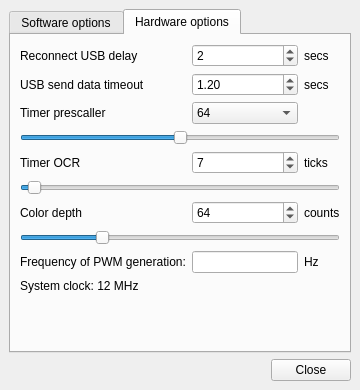
<?xml version="1.0" encoding="UTF-8"?>
<ui version="4.0">
 <class>MainWindow</class>
 <widget class="QMainWindow" name="MainWindow">
  <property name="geometry">
   <rect>
    <x>0</x>
    <y>0</y>
    <width>360</width>
    <height>390</height>
   </rect>
  </property>
  <property name="windowTitle">
   <string>Ambilight USB - Settings</string>
  </property>
  <property name="windowIcon">
   <iconset resource="../res_ambilight.qrc">
    <normaloff>:/icons/settings.png</normaloff>:/icons/settings.png</iconset>
  </property>
  <property name="locale">
   <locale language="English" country="UnitedStates"/>
  </property>
  <widget class="QWidget" name="centralwidget">
   <layout class="QVBoxLayout" name="verticalLayout">
    <item>
     <widget class="QTabWidget" name="tabWidget">
      <property name="currentIndex">
       <number>1</number>
      </property>
      <widget class="QWidget" name="tabSoftwareOptions">
       <attribute name="title">
        <string>Software options</string>
       </attribute>
       <layout class="QVBoxLayout" name="verticalLayout_2">
        <item>
         <layout class="QGridLayout" name="gridLayout" rowstretch="0,0,0,0,0,0,0,0" rowminimumheight="0,0,0,0,0,0,0,0">
          <item row="0" column="0">
           <widget class="QLabel" name="label_UpdateDelay">
            <property name="text">
             <string>Refresh ambilight delay</string>
            </property>
           </widget>
          </item>
          <item row="0" column="1">
           <widget class="QSpinBox" name="spinBox_UpdateDelay">
            <property name="minimum">
             <number>0</number>
            </property>
            <property name="maximum">
             <number>1000</number>
            </property>
            <property name="value">
             <number>20</number>
            </property>
           </widget>
          </item>
          <item row="0" column="2">
           <widget class="QLabel" name="label_ms">
            <property name="text">
             <string>ms</string>
            </property>
           </widget>
          </item>
          <item row="4" column="0">
           <widget class="QLabel" name="label_height">
            <property name="text">
             <string>Height</string>
            </property>
           </widget>
          </item>
          <item row="4" column="1">
           <widget class="QSpinBox" name="spinBox_HeightAmbilight">
            <property name="minimum">
             <number>1</number>
            </property>
            <property name="maximum">
             <number>800</number>
            </property>
            <property name="value">
             <number>400</number>
            </property>
           </widget>
          </item>
          <item row="4" column="2">
           <widget class="QLabel" name="label_sec_4">
            <property name="text">
             <string>pixels</string>
            </property>
           </widget>
          </item>
          <item row="6" column="0">
           <widget class="QLabel" name="label_width">
            <property name="text">
             <string>Width</string>
            </property>
           </widget>
          </item>
          <item row="6" column="2">
           <widget class="QLabel" name="label_sec_5">
            <property name="text">
             <string>pixels</string>
            </property>
           </widget>
          </item>
          <item row="1" column="0">
           <widget class="QLabel" name="label_UpdateDelayEval">
            <property name="text">
             <string>Refresh ambilight evaluated</string>
            </property>
           </widget>
          </item>
          <item row="1" column="1">
           <widget class="QLineEdit" name="lineEdit_RefreshAmbilihtEvaluated">
            <property name="enabled">
             <bool>true</bool>
            </property>
            <property name="readOnly">
             <bool>true</bool>
            </property>
           </widget>
          </item>
          <item row="1" column="2">
           <widget class="QLabel" name="label_hz">
            <property name="text">
             <string>Hz</string>
            </property>
           </widget>
          </item>
          <item row="5" column="0" colspan="3">
           <widget class="QSlider" name="horizontalSliderHeight">
            <property name="minimum">
             <number>1</number>
            </property>
            <property name="maximum">
             <number>800</number>
            </property>
            <property name="value">
             <number>400</number>
            </property>
            <property name="orientation">
             <enum>Qt::Horizontal</enum>
            </property>
           </widget>
          </item>
          <item row="2" column="0" colspan="3">
           <widget class="QCheckBox" name="checkBox_ShowPixelsAmbilight">
            <property name="text">
             <string>Show pixels for ambilight</string>
            </property>
           </widget>
          </item>
          <item row="6" column="1">
           <widget class="QSpinBox" name="spinBox_WidthAmbilight">
            <property name="minimum">
             <number>1</number>
            </property>
            <property name="maximum">
             <number>1280</number>
            </property>
            <property name="value">
             <number>200</number>
            </property>
           </widget>
          </item>
          <item row="7" column="0" colspan="3">
           <widget class="QSlider" name="horizontalSliderWidth">
            <property name="minimum">
             <number>1</number>
            </property>
            <property name="maximum">
             <number>1280</number>
            </property>
            <property name="value">
             <number>200</number>
            </property>
            <property name="orientation">
             <enum>Qt::Horizontal</enum>
            </property>
           </widget>
          </item>
         </layout>
        </item>
        <item>
         <layout class="QGridLayout" name="gridLayout_3">
          <item row="1" column="0">
           <widget class="QLabel" name="label_WB_Red">
            <property name="text">
             <string>Red</string>
            </property>
            <property name="alignment">
             <set>Qt::AlignCenter</set>
            </property>
           </widget>
          </item>
          <item row="1" column="1">
           <widget class="QLabel" name="label_WB_Green">
            <property name="text">
             <string>Green</string>
            </property>
            <property name="alignment">
             <set>Qt::AlignCenter</set>
            </property>
           </widget>
          </item>
          <item row="1" column="2">
           <widget class="QLabel" name="label_WB_Blue">
            <property name="text">
             <string>Blue</string>
            </property>
            <property name="alignment">
             <set>Qt::AlignCenter</set>
            </property>
           </widget>
          </item>
          <item row="2" column="0">
           <widget class="QDoubleSpinBox" name="doubleSpinBox_WB_Red">
            <property name="decimals">
             <number>3</number>
            </property>
            <property name="minimum">
             <double>0.200000000000000</double>
            </property>
            <property name="maximum">
             <double>2.000000000000000</double>
            </property>
            <property name="singleStep">
             <double>0.010000000000000</double>
            </property>
            <property name="value">
             <double>1.000000000000000</double>
            </property>
           </widget>
          </item>
          <item row="2" column="1">
           <widget class="QDoubleSpinBox" name="doubleSpinBox_WB_Green">
            <property name="decimals">
             <number>3</number>
            </property>
            <property name="minimum">
             <double>0.200000000000000</double>
            </property>
            <property name="maximum">
             <double>2.000000000000000</double>
            </property>
            <property name="singleStep">
             <double>0.010000000000000</double>
            </property>
            <property name="value">
             <double>1.000000000000000</double>
            </property>
           </widget>
          </item>
          <item row="2" column="2">
           <widget class="QDoubleSpinBox" name="doubleSpinBox_WB_Blue">
            <property name="decimals">
             <number>3</number>
            </property>
            <property name="minimum">
             <double>0.200000000000000</double>
            </property>
            <property name="maximum">
             <double>2.000000000000000</double>
            </property>
            <property name="singleStep">
             <double>0.010000000000000</double>
            </property>
            <property name="value">
             <double>1.000000000000000</double>
            </property>
           </widget>
          </item>
          <item row="0" column="0" colspan="3">
           <widget class="QLabel" name="label_WhiteBalance">
            <property name="text">
             <string>White balance</string>
            </property>
            <property name="alignment">
             <set>Qt::AlignCenter</set>
            </property>
           </widget>
          </item>
         </layout>
        </item>
        <item>
         <spacer name="verticalSpacer">
          <property name="orientation">
           <enum>Qt::Vertical</enum>
          </property>
          <property name="sizeHint" stdset="0">
           <size>
            <width>20</width>
            <height>0</height>
           </size>
          </property>
         </spacer>
        </item>
       </layout>
      </widget>
      <widget class="QWidget" name="tabHardwareOptions">
       <attribute name="title">
        <string>Hardware options</string>
       </attribute>
       <layout class="QVBoxLayout" name="verticalLayout_3">
        <item>
         <layout class="QGridLayout" name="gridLayout_2">
          <item row="2" column="0">
           <widget class="QLabel" name="label_HW_TimPrescaller">
            <property name="toolTip">
             <string>Sets prescaller of the timer that generates PWM on HC595</string>
            </property>
            <property name="text">
             <string>Timer prescaller</string>
            </property>
           </widget>
          </item>
          <item row="2" column="1">
           <widget class="QComboBox" name="comboBox_HW_Prescaller">
            <property name="currentIndex">
             <number>2</number>
            </property>
            <item>
             <property name="text">
              <string>1</string>
             </property>
            </item>
            <item>
             <property name="text">
              <string>8</string>
             </property>
            </item>
            <item>
             <property name="text">
              <string>64</string>
             </property>
            </item>
            <item>
             <property name="text">
              <string>256</string>
             </property>
            </item>
            <item>
             <property name="text">
              <string>1024</string>
             </property>
            </item>
           </widget>
          </item>
          <item row="3" column="0" colspan="3">
           <widget class="QSlider" name="horizontalSlider_HW_Prescaller">
            <property name="minimum">
             <number>0</number>
            </property>
            <property name="maximum">
             <number>4</number>
            </property>
            <property name="pageStep">
             <number>1</number>
            </property>
            <property name="value">
             <number>2</number>
            </property>
            <property name="orientation">
             <enum>Qt::Horizontal</enum>
            </property>
           </widget>
          </item>
          <item row="4" column="0">
           <widget class="QLabel" name="label_HW_TimerOCR">
            <property name="toolTip">
             <string>Sets output compate register (OCR) value of the timer that generates PWM on HC595</string>
            </property>
            <property name="text">
             <string>Timer OCR</string>
            </property>
           </widget>
          </item>
          <item row="4" column="1">
           <widget class="QSpinBox" name="spinBox_HW_OCR">
            <property name="minimum">
             <number>1</number>
            </property>
            <property name="maximum">
             <number>255</number>
            </property>
            <property name="value">
             <number>7</number>
            </property>
           </widget>
          </item>
          <item row="4" column="2">
           <widget class="QLabel" name="label_HW_Ticks">
            <property name="text">
             <string>ticks</string>
            </property>
           </widget>
          </item>
          <item row="0" column="0">
           <widget class="QLabel" name="label_Reconnect">
            <property name="text">
             <string>Reconnect USB delay</string>
            </property>
           </widget>
          </item>
          <item row="0" column="1">
           <widget class="QSpinBox" name="spinBox_ReconnectDelay">
            <property name="minimum">
             <number>1</number>
            </property>
            <property name="value">
             <number>2</number>
            </property>
           </widget>
          </item>
          <item row="0" column="2">
           <widget class="QLabel" name="label_sec">
            <property name="text">
             <string>secs</string>
            </property>
           </widget>
          </item>
          <item row="1" column="0">
           <widget class="QLabel" name="label_USBSendDataTimeout">
            <property name="text">
             <string>USB send data timeout</string>
            </property>
           </widget>
          </item>
          <item row="1" column="1">
           <widget class="QDoubleSpinBox" name="doubleSpinBoxUsbSendDataTimeout">
            <property name="minimum">
             <double>0.200000000000000</double>
            </property>
            <property name="maximum">
             <double>20.000000000000000</double>
            </property>
            <property name="singleStep">
             <double>0.200000000000000</double>
            </property>
            <property name="value">
             <double>1.200000000000000</double>
            </property>
           </widget>
          </item>
          <item row="1" column="2">
           <widget class="QLabel" name="label_sec_6">
            <property name="text">
             <string>secs</string>
            </property>
           </widget>
          </item>
          <item row="5" column="0" colspan="3">
           <widget class="QSlider" name="horizontalSlider_HW_OCR">
            <property name="minimum">
             <number>1</number>
            </property>
            <property name="maximum">
             <number>255</number>
            </property>
            <property name="pageStep">
             <number>1</number>
            </property>
            <property name="value">
             <number>7</number>
            </property>
            <property name="orientation">
             <enum>Qt::Horizontal</enum>
            </property>
           </widget>
          </item>
          <item row="10" column="2">
           <widget class="QLabel" name="label_4">
            <property name="text">
             <string>Hz</string>
            </property>
           </widget>
          </item>
          <item row="11" column="0" colspan="3">
           <widget class="QLabel" name="label">
            <property name="text">
             <string>System clock: 12 MHz</string>
            </property>
           </widget>
          </item>
          <item row="10" column="0">
           <widget class="QLabel" name="label_2">
            <property name="text">
             <string>Frequency of PWM generation:</string>
            </property>
           </widget>
          </item>
          <item row="6" column="0">
           <widget class="QLabel" name="label_HW_ColorDepth">
            <property name="toolTip">
             <string>Sets the number of levels in PWM generation for each channel</string>
            </property>
            <property name="text">
             <string>Color depth</string>
            </property>
           </widget>
          </item>
          <item row="7" column="0" colspan="3">
           <widget class="QSlider" name="horizontalSlider_HW_ColorDepth">
            <property name="minimum">
             <number>2</number>
            </property>
            <property name="maximum">
             <number>255</number>
            </property>
            <property name="pageStep">
             <number>3</number>
            </property>
            <property name="value">
             <number>64</number>
            </property>
            <property name="orientation">
             <enum>Qt::Horizontal</enum>
            </property>
           </widget>
          </item>
          <item row="6" column="1">
           <widget class="QSpinBox" name="spinBox_HW_ColorDepth">
            <property name="minimum">
             <number>2</number>
            </property>
            <property name="maximum">
             <number>255</number>
            </property>
            <property name="singleStep">
             <number>1</number>
            </property>
            <property name="value">
             <number>64</number>
            </property>
           </widget>
          </item>
          <item row="6" column="2">
           <widget class="QLabel" name="label_HW_ColorDepth_counts">
            <property name="text">
             <string>counts</string>
            </property>
           </widget>
          </item>
          <item row="10" column="1">
           <widget class="QLineEdit" name="lineEdit_PWM_Frequency">
            <property name="readOnly">
             <bool>true</bool>
            </property>
           </widget>
          </item>
         </layout>
        </item>
        <item>
         <spacer name="verticalSpacer_2">
          <property name="orientation">
           <enum>Qt::Vertical</enum>
          </property>
          <property name="sizeHint" stdset="0">
           <size>
            <width>20</width>
            <height>40</height>
           </size>
          </property>
         </spacer>
        </item>
       </layout>
      </widget>
     </widget>
    </item>
    <item>
     <layout class="QHBoxLayout" name="horizontalLayout">
      <item>
       <spacer name="horizontalSpacer_2">
        <property name="orientation">
         <enum>Qt::Horizontal</enum>
        </property>
        <property name="sizeHint" stdset="0">
         <size>
          <width>37</width>
          <height>17</height>
         </size>
        </property>
       </spacer>
      </item>
      <item>
       <widget class="QPushButton" name="pushButton_Close">
        <property name="text">
         <string>Close</string>
        </property>
       </widget>
      </item>
     </layout>
    </item>
   </layout>
  </widget>
 </widget>
 <tabstops>
  <tabstop>spinBox_UpdateDelay</tabstop>
  <tabstop>spinBox_HeightAmbilight</tabstop>
  <tabstop>spinBox_WidthAmbilight</tabstop>
 </tabstops>
 <resources>
  <include location="../res_ambilight.qrc"/>
 </resources>
 <connections>
  <connection>
   <sender>horizontalSliderWidth</sender>
   <signal>valueChanged(int)</signal>
   <receiver>spinBox_WidthAmbilight</receiver>
   <slot>setValue(int)</slot>
   <hints>
    <hint type="sourcelabel">
     <x>170</x>
     <y>264</y>
    </hint>
    <hint type="destinationlabel">
     <x>242</x>
     <y>237</y>
    </hint>
   </hints>
  </connection>
  <connection>
   <sender>spinBox_WidthAmbilight</sender>
   <signal>valueChanged(int)</signal>
   <receiver>horizontalSliderWidth</receiver>
   <slot>setValue(int)</slot>
   <hints>
    <hint type="sourcelabel">
     <x>242</x>
     <y>237</y>
    </hint>
    <hint type="destinationlabel">
     <x>170</x>
     <y>264</y>
    </hint>
   </hints>
  </connection>
  <connection>
   <sender>horizontalSliderHeight</sender>
   <signal>valueChanged(int)</signal>
   <receiver>spinBox_HeightAmbilight</receiver>
   <slot>setValue(int)</slot>
   <hints>
    <hint type="sourcelabel">
     <x>170</x>
     <y>210</y>
    </hint>
    <hint type="destinationlabel">
     <x>242</x>
     <y>183</y>
    </hint>
   </hints>
  </connection>
  <connection>
   <sender>spinBox_HeightAmbilight</sender>
   <signal>valueChanged(int)</signal>
   <receiver>horizontalSliderHeight</receiver>
   <slot>setValue(int)</slot>
   <hints>
    <hint type="sourcelabel">
     <x>242</x>
     <y>183</y>
    </hint>
    <hint type="destinationlabel">
     <x>170</x>
     <y>210</y>
    </hint>
   </hints>
  </connection>
  <connection>
   <sender>comboBox_HW_Prescaller</sender>
   <signal>currentIndexChanged(int)</signal>
   <receiver>horizontalSlider_HW_Prescaller</receiver>
   <slot>setValue(int)</slot>
   <hints>
    <hint type="sourcelabel">
     <x>232</x>
     <y>129</y>
    </hint>
    <hint type="destinationlabel">
     <x>174</x>
     <y>156</y>
    </hint>
   </hints>
  </connection>
  <connection>
   <sender>horizontalSlider_HW_Prescaller</sender>
   <signal>valueChanged(int)</signal>
   <receiver>comboBox_HW_Prescaller</receiver>
   <slot>setCurrentIndex(int)</slot>
   <hints>
    <hint type="sourcelabel">
     <x>174</x>
     <y>156</y>
    </hint>
    <hint type="destinationlabel">
     <x>232</x>
     <y>129</y>
    </hint>
   </hints>
  </connection>
  <connection>
   <sender>horizontalSlider_HW_OCR</sender>
   <signal>valueChanged(int)</signal>
   <receiver>spinBox_HW_OCR</receiver>
   <slot>setValue(int)</slot>
   <hints>
    <hint type="sourcelabel">
     <x>174</x>
     <y>210</y>
    </hint>
    <hint type="destinationlabel">
     <x>232</x>
     <y>183</y>
    </hint>
   </hints>
  </connection>
  <connection>
   <sender>spinBox_HW_OCR</sender>
   <signal>valueChanged(int)</signal>
   <receiver>horizontalSlider_HW_OCR</receiver>
   <slot>setValue(int)</slot>
   <hints>
    <hint type="sourcelabel">
     <x>232</x>
     <y>183</y>
    </hint>
    <hint type="destinationlabel">
     <x>174</x>
     <y>210</y>
    </hint>
   </hints>
  </connection>
  <connection>
   <sender>horizontalSlider_HW_ColorDepth</sender>
   <signal>valueChanged(int)</signal>
   <receiver>spinBox_HW_ColorDepth</receiver>
   <slot>setValue(int)</slot>
   <hints>
    <hint type="sourcelabel">
     <x>177</x>
     <y>264</y>
    </hint>
    <hint type="destinationlabel">
     <x>253</x>
     <y>237</y>
    </hint>
   </hints>
  </connection>
  <connection>
   <sender>spinBox_HW_ColorDepth</sender>
   <signal>valueChanged(int)</signal>
   <receiver>horizontalSlider_HW_ColorDepth</receiver>
   <slot>setValue(int)</slot>
   <hints>
    <hint type="sourcelabel">
     <x>253</x>
     <y>237</y>
    </hint>
    <hint type="destinationlabel">
     <x>177</x>
     <y>264</y>
    </hint>
   </hints>
  </connection>
 </connections>
</ui>
